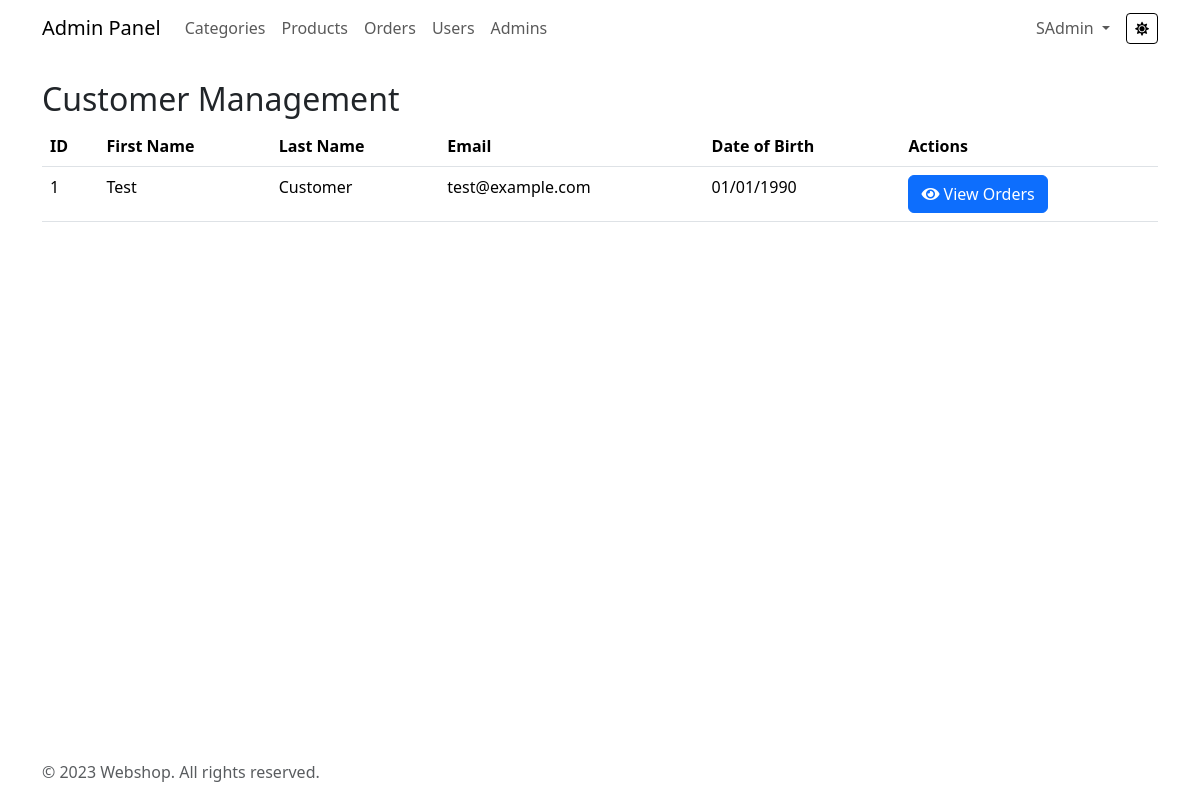
Page /admin/users.php (signed in) on the committed database.
### tables this page shows
CREATE TABLE Customer (
    id INT AUTO_INCREMENT PRIMARY KEY,
    first_name VARCHAR(100) NOT NULL,
    last_name VARCHAR(100) NOT NULL,
    email VARCHAR(100) UNIQUE NOT NULL,
    `date_of_birth` DATE,
    passwordhash VARCHAR(100) NOT NULL
);

### src/admin/users.php (the view, shortened to what this page needs)
<!DOCTYPE html>
<html lang="en" data-bs-theme="light">
<head>
    <link rel="stylesheet" href="https://cdnjs.cloudflare.com/ajax/libs/font-awesome/5.15.3/css/all.min.css">
    <link href="https://cdn.jsdelivr.net/npm/bootstrap@5.3.3/dist/css/bootstrap.min.css" rel="stylesheet">
    <link rel="stylesheet" href="../css/styles.css">
</head>
<body>
    <?php include "pageElements/navBar.php"; ?>
    <div class="container mt-4">
        <h2>Customer Management</h2>
        <div class="table-responsive">
            <table class="table">
                <thead>
                    <tr>
                        <th>ID</th>
                        <th>First Name</th>
                        <th>Last Name</th>
                        <th>Email</th>
                        <th>Date of Birth</th>
                        <th>Actions</th>
                    </tr>
                </thead>
                <tbody>
                    <?php
                    $conn = connectToDatabase();
                    $sql = "SELECT * FROM Customer";
                    if($result = mysqli_query($conn, $sql)) {
                        while($row = mysqli_fetch_array($result)) {
                            ?>
                            <tr>
                                <td><?= htmlspecialchars($row['id']) ?></td>
                                <td><?= htmlspecialchars($row['first_name']) ?></td>
                                <td><?= htmlspecialchars($row['last_name']) ?></td>
                                <td><?= htmlspecialchars($row['email']) ?></td>
                                <td><?= date('d/m/Y', strtotime($row['date_of_birth'])) ?></td>
                                <td>
                                    <button class="btn btn-primary" onclick="viewOrders(<?php echo $row['id']; ?>)"><i class="fas fa-eye"></i> View Orders</button>
                                </td>
                            </tr>
                            <?php
                        }
                    }
                ?>
                </tbody>
            </table>
        </div>
    </div>
    <footer class="footer mt-auto py-3 theme">
        <div class="container">
            <span class="text-muted">© 2023 Webshop. All rights reserved.</span>
        </div>
    </footer>
</body>
</html>

### src/css/styles.css (style rules this page uses)
body { display: flex; flex-direction: column; min-height: 100vh; }
.footer { flex-shrink: 0; }

### rows in the picture
customer: id "1", first_name "Test", last_name "Customer", email "test@example.com", date_of_birth "01/01/1990"

### other values in the picture
$_SESSION["admin_username"] "SAdmin"
